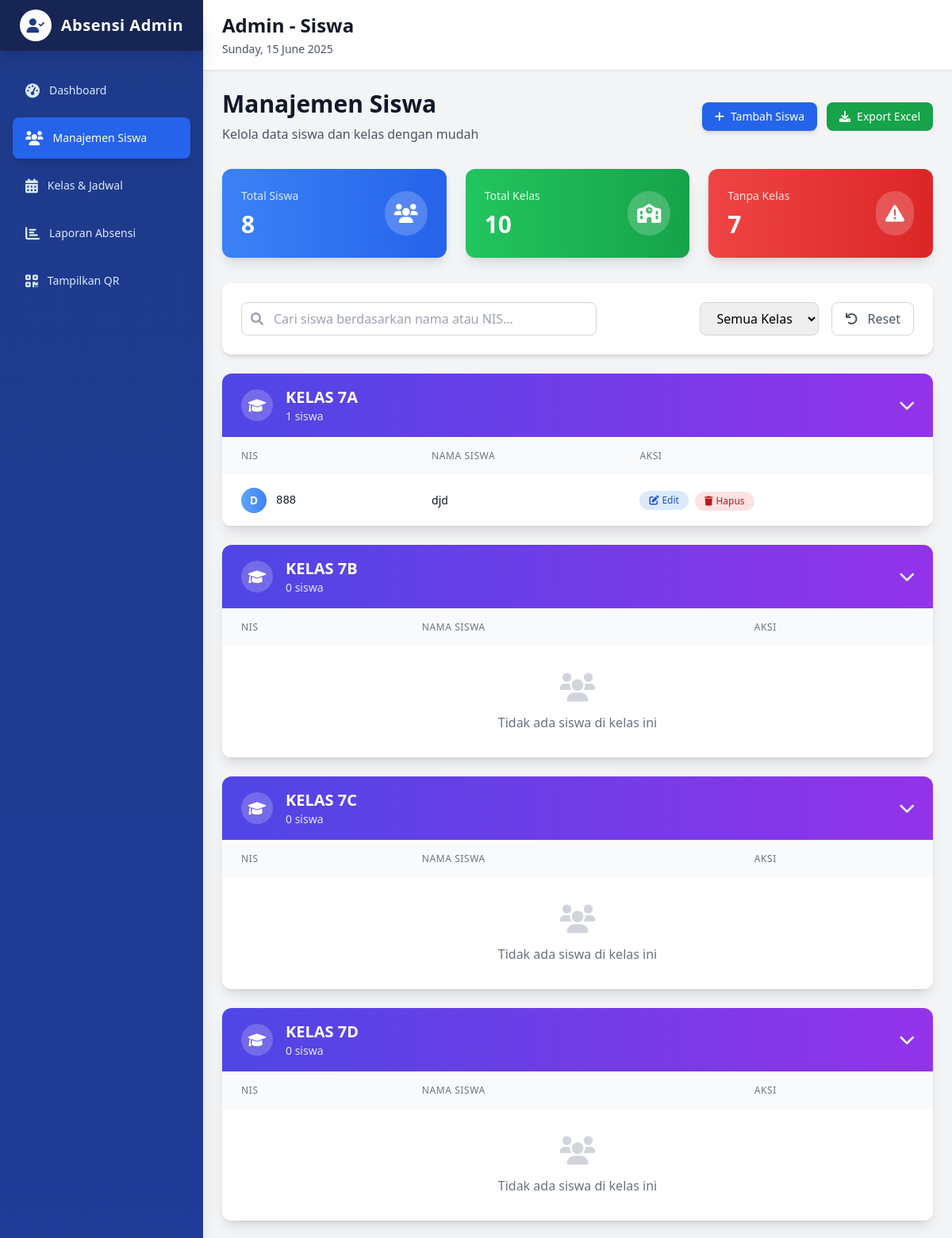
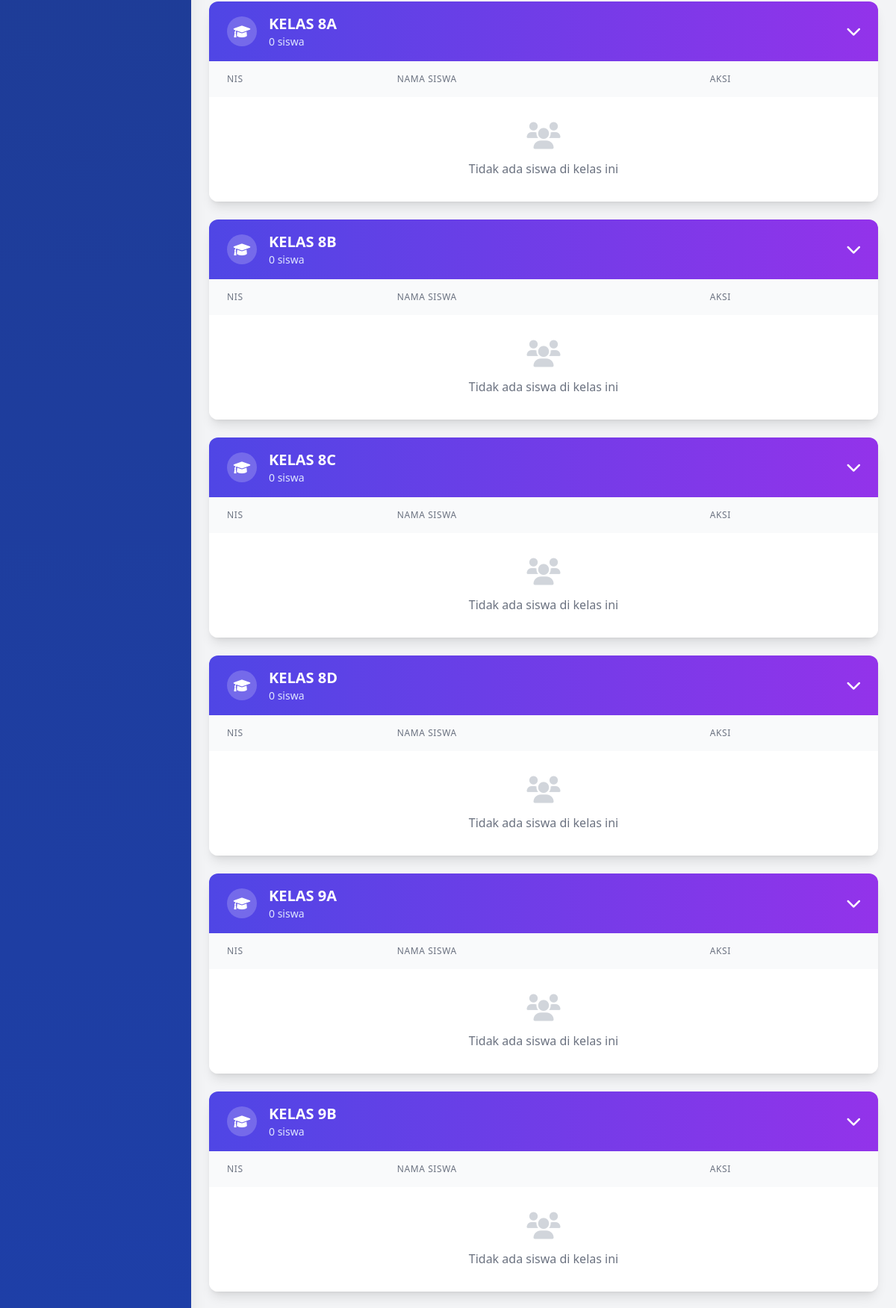
Page /public/admin.php?page=siswa (signed in, upper part) on the committed database (2 pictures, top to bottom).
### tables this page shows
CREATE TABLE `kelas` (
  `id` int(11) NOT NULL,
  `nama_kelas` varchar(100) NOT NULL,
  `jadwal_id` int(11) DEFAULT NULL
);

CREATE TABLE `siswa` (
  `id` int(11) NOT NULL,
  `nis` varchar(255) NOT NULL,
  `nama` varchar(255) NOT NULL,
  `kelas_id` int(11) DEFAULT NULL,
  `password` varchar(255) DEFAULT NULL
);

### app/views/admin_siswa.php (the view, shortened to what this page needs)
<?php
$stmt_kelas_dropdown = $pdo->query("SELECT id, nama_kelas FROM kelas ORDER BY nama_kelas ASC");
$daftar_kelas_dropdown = $stmt_kelas_dropdown->fetchAll();
?>
<div class="mb-8">
    <div class="flex items-center justify-between">
        <div>
            <h1 class="text-3xl font-bold text-gray-900 mb-2">Manajemen Siswa</h1>
            <p class="text-gray-600">Kelola data siswa dan kelas dengan mudah</p>
        </div>
        <div class="flex items-center space-x-3">
            <button onclick="toggleAddForm()" class="inline-flex items-center px-4 py-2 bg-blue-600 text-white text-sm font-medium rounded-lg hover:bg-blue-700 transition-colors duration-200 shadow-md">
                <i class="fas fa-plus mr-2"></i>
                Tambah Siswa
            </button>
            <button onclick="exportData()" class="inline-flex items-center px-4 py-2 bg-green-600 text-white text-sm font-medium rounded-lg hover:bg-green-700 transition-colors duration-200">
                <i class="fas fa-download mr-2"></i>
                Export Excel
            </button>
        </div>
    </div>
</div>
<div id="statsCards" class="grid grid-cols-1 md:grid-cols-3 gap-6 mb-8">
    <div class="bg-gradient-to-r from-blue-500 to-blue-600 rounded-xl shadow-lg p-6 text-white">
        <div class="flex items-center justify-between">
            <div>
                <p class="text-blue-100 text-sm font-medium">Total Siswa</p>
                <?php
                $total_siswa = $pdo->query("SELECT COUNT(*) FROM siswa")->fetchColumn();
                ?>
                <p class="text-3xl font-bold mt-2"><?php echo number_format($total_siswa); ?></p>
            </div>
            <div class="bg-white bg-opacity-20 rounded-full p-3">
                <i class="fas fa-users text-2xl"></i>
            </div>
        </div>
    </div>
    <div class="bg-gradient-to-r from-green-500 to-green-600 rounded-xl shadow-lg p-6 text-white">
        <div class="flex items-center justify-between">
            <div>
                <p class="text-green-100 text-sm font-medium">Total Kelas</p>
                <?php
                $total_kelas = $pdo->query("SELECT COUNT(*) FROM kelas")->fetchColumn();
                ?>
                <p class="text-3xl font-bold mt-2"><?php echo number_format($total_kelas); ?></p>
            </div>
            <div class="bg-white bg-opacity-20 rounded-full p-3">
                <i class="fas fa-school text-2xl"></i>
            </div>
        </div>
    </div>
    <div class="bg-gradient-to-r from-red-500 to-red-600 rounded-xl shadow-lg p-6 text-white">
        <div class="flex items-center justify-between">
            <div>
                <p class="text-red-100 text-sm font-medium">Tanpa Kelas</p>
                <?php
                $siswa_tanpa_kelas_count = $pdo->query("SELECT COUNT(*) FROM siswa WHERE kelas_id IS NULL")->fetchColumn();
                ?>
                <p class="text-3xl font-bold mt-2"><?php echo number_format($siswa_tanpa_kelas_count); ?></p>
            </div>
            <div class="bg-white bg-opacity-20 rounded-full p-3">
                <i class="fas fa-exclamation-triangle text-2xl"></i>
            </div>
        </div>
    </div>
</div>
<div class="bg-white rounded-xl shadow-md p-6 mb-6">
    <div class="flex flex-col md:flex-row md:items-center md:justify-between space-y-4 md:space-y-0">
        <div class="flex-1 max-w-md">
            <div class="relative">
                <div class="absolute inset-y-0 left-0 pl-3 flex items-center pointer-events-none">
                </div>
                <input type="text"
                       id="searchInput"
                       placeholder="Cari siswa berdasarkan nama atau NIS..."
                       class="block w-full pl-10 pr-3 py-2 border border-gray-300 rounded-lg focus:ring-2 focus:ring-blue-500 focus:border-transparent">
            </div>
        </div>
        <div class="flex items-center space-x-4">
            <select id="filterKelas" class="px-4 py-2 border border-gray-300 rounded-lg focus:ring-2 focus:ring-blue-500 focus:border-transparent">
                <option value="">Semua Kelas</option>
            </select>
            <button onclick="resetFilters()" class="px-4 py-2 text-gray-600 hover:text-gray-800 border border-gray-300 rounded-lg hover:bg-gray-50 transition-colors duration-200">
                <i class="fas fa-undo mr-2"></i>
                Reset
            </button>
        </div>
    </div>
</div>
<div class="space-y-6">
    <?php
    $stmt_kelas_utama = $pdo->query("SELECT id, nama_kelas FROM kelas ORDER BY nama_kelas ASC");
    $semua_kelas = $stmt_kelas_utama->fetchAll();
    foreach ($semua_kelas as $kelas):
    ?>
        <div class="bg-white rounded-xl shadow-lg overflow-hidden" data-kelas-id="<?php echo $kelas['id']; ?>">
            <div class="bg-gradient-to-r from-indigo-600 to-purple-600 px-6 py-4">
                <div class="flex items-center justify-between">
                    <div class="flex items-center">
                        <div class="w-10 h-10 bg-white bg-opacity-20 rounded-full flex items-center justify-center mr-4">
                            <i class="fas fa-graduation-cap text-white text-lg"></i>
                        </div>
                        <div>
                            <h3 class="text-xl font-bold text-white"><?php echo htmlspecialchars($kelas['nama_kelas']); ?></h3>
                            <?php
                            $siswa_count = $pdo->prepare("SELECT COUNT(*) FROM siswa WHERE kelas_id = ?");
                            $siswa_count->execute([$kelas['id']]);
                            $count = $siswa_count->fetchColumn();
                            ?>
                            <p class="text-indigo-100 text-sm"><?php echo $count; ?> siswa</p>
                        </div>
                    </div>
                    <button onclick="toggleClassTable(<?php echo $kelas['id']; ?>)" class="text-white hover:text-indigo-200 transition-colors duration-200">
                        <i class="fas fa-chevron-down text-xl transform transition-transform duration-200" id="chevron-<?php echo $kelas['id']; ?>"></i>
                    </button>
                </div>
            </div>
            <div class="overflow-x-auto" id="table-<?php echo $kelas['id']; ?>">
                <table class="w-full">
                    <thead class="bg-gray-50">
                        <tr>
                            <th class="px-6 py-4 text-left text-xs font-medium text-gray-500 uppercase tracking-wider">NIS</th>
                            <th class="px-6 py-4 text-left text-xs font-medium text-gray-500 uppercase tracking-wider">Nama Siswa</th>
                            <th class="px-6 py-4 text-left text-xs font-medium text-gray-500 uppercase tracking-wider">Aksi</th>
                        </tr>
                    </thead>
                    <tbody class="bg-white divide-y divide-gray-200">
                        <?php
                        $stmt_siswa_per_kelas = $pdo->prepare("SELECT id, nis, nama FROM siswa WHERE kelas_id = ? ORDER BY nama ASC");
                        $stmt_siswa_per_kelas->execute([$kelas['id']]);
                        $siswa_di_kelas = $stmt_siswa_per_kelas->fetchAll();
                        if (count($siswa_di_kelas) > 0):
                            foreach ($siswa_di_kelas as $index => $row):
                                $row_class = $index % 2 === 0 ? 'bg-white' : 'bg-gray-50';
                        ?>
                            <tr class="<?php echo $row_class; ?> hover:bg-blue-50 transition-colors duration-150 student-row" data-nama="<?php echo strtolower($row['nama']); ?>" data-nis="<?php echo $row['nis']; ?>" data-kelas-id="<?php echo $kelas['id']; ?>">
                                <td class="px-6 py-4 whitespace-nowrap">
                                    <div class="flex items-center">
                                        <div class="w-8 h-8 bg-gradient-to-r from-blue-400 to-blue-500 rounded-full flex items-center justify-center text-white text-sm font-bold mr-3">
                                            <?php echo strtoupper(substr($row['nama'], 0, 1)); ?>
                                        </div>
                                        <span class="text-sm font-mono font-medium text-gray-900"><?php echo htmlspecialchars($row['nis']); ?></span>
                                    </div>
                                </td>
                                <td class="px-6 py-4 whitespace-nowrap">
                                    <div class="text-sm font-medium text-gray-900"><?php echo htmlspecialchars($row['nama']); ?></div>
                                </td>
                                <td class="px-6 py-4 whitespace-nowrap">
                                    <div class="flex items-center space-x-2">
                                        <a href="admin.php?page=edit_siswa&id=<?php echo $row['id']; ?>"
                                           class="inline-flex items-center px-3 py-1 bg-blue-100 text-blue-700 text-xs font-medium rounded-full hover:bg-blue-200 transition-colors duration-200">
                                            <i class="fas fa-edit mr-1"></i>
                                            Edit
                                        </a>
                                        <form method="POST" action="../app/proses/proses_admin.php" class="inline" onsubmit="return confirmDelete('<?php echo htmlspecialchars($row['nama']); ?>')">
                                            <button type="submit"
                                                    class="inline-flex items-center px-3 py-1 bg-red-100 text-red-700 text-xs font-medium rounded-full hover:bg-red-200 transition-colors duration-200">
                                                <i class="fas fa-trash mr-1"></i>
                                                Hapus
                                            </button>
                                        </form>
                                    </div>
                                </td>
                            </tr>
                        <?php
                            endforeach;
                        else:
                        ?>
                            <tr>
                                <td colspan="3" class="px-6 py-8 text-center">
                                    <div class="flex flex-col items-center">
                                        <i class="fas fa-users text-4xl text-gray-300 mb-3"></i>
                                        <p class="text-gray-500">Tidak ada siswa di kelas ini</p>
                                    </div>
                                </td>
                            </tr>
                        <?php endif; ?>
                    </tbody>
                </table>
            </div>
        </div>
    <?php endforeach; ?>
</div>

### app/templates/header_admin.php (shortened to what this page needs)
<?php
$page = $_GET['page'] ?? 'dashboard';
?>
<!DOCTYPE html>
<html lang="id">
<head>
    <script src="https://cdn.tailwindcss.com"></script>
    <link rel="stylesheet" href="https://cdnjs.cloudflare.com/ajax/libs/font-awesome/6.0.0/css/all.min.css">
</head>
<body class="bg-gray-100 font-sans">
    <aside class="fixed inset-y-0 left-0 z-50 w-64 bg-gradient-to-b from-blue-900 to-blue-800 shadow-xl">
        <div class="flex items-center justify-center h-16 bg-blue-950 shadow-lg">
            <a href="admin.php?page=dashboard" class="flex items-center space-x-3">
                <div class="w-10 h-10 bg-white rounded-full flex items-center justify-center"><i class="fas fa-user-check text-blue-900 text-lg"></i></div>
                <h2 class="text-white text-xl font-bold tracking-wide">Absensi Admin</h2>
            </a>
        </div>
        <nav class="mt-6 px-4">
            <div class="space-y-2">
                <a href="admin.php?page=dashboard" class="group flex items-center px-4 py-3 text-sm font-medium rounded-lg transition-all duration-200 hover:bg-blue-700 <?php echo ($page === 'dashboard' ? 'bg-blue-600 text-white shadow-lg' : 'text-blue-100'); ?>"><i class="fas fa-tachometer-alt mr-3 text-lg"></i><span>Dashboard</span></a>
                <a href="admin.php?page=siswa" class="group flex items-center px-4 py-3 text-sm font-medium rounded-lg transition-all duration-200 hover:bg-blue-700 <?php echo ($page === 'siswa' || $page === 'edit_siswa' ? 'bg-blue-600 text-white shadow-lg' : 'text-blue-100'); ?>"><i class="fas fa-users mr-3 text-lg"></i><span>Manajemen Siswa</span></a>
                <a href="admin.php?page=kelas_jadwal" class="group flex items-center px-4 py-3 text-sm font-medium rounded-lg transition-all duration-200 hover:bg-blue-700 <?php echo ($page === 'kelas_jadwal' ? 'bg-blue-600 text-white shadow-lg' : 'text-blue-100'); ?>"><i class="fas fa-calendar-alt mr-3 text-lg"></i><span>Kelas & Jadwal</span></a>
                <a href="admin.php?page=laporan" class="group flex items-center px-4 py-3 text-sm font-medium rounded-lg transition-all duration-200 hover:bg-blue-700 <?php echo ($page === 'laporan' ? 'bg-blue-600 text-white shadow-lg' : 'text-blue-100'); ?>"><i class="fas fa-chart-bar mr-3 text-lg"></i><span>Laporan Absensi</span></a>
                <a href="admin.php?page=qr" class="group flex items-center px-4 py-3 text-sm font-medium rounded-lg transition-all duration-200 hover:bg-blue-700 <?php echo ($page === 'qr' ? 'bg-blue-600 text-white shadow-lg' : 'text-blue-100'); ?>"><i class="fas fa-qrcode mr-3 text-lg"></i><span>Tampilkan QR</span></a>
            </div>
        </nav>
    </aside>
    <main class="ml-64 min-h-screen">
        <header class="bg-white shadow-sm border-b border-gray-200 px-6 py-4">
            <div class="flex items-center justify-between">
                <div>
                    <h1 class="text-2xl font-bold text-gray-900"><?php echo isset($page_title) ? htmlspecialchars($page_title) : 'Dashboard'; ?></h1>
                    <p class="text-gray-600 text-sm mt-1"><?php echo date('l, d F Y'); ?></p>
                </div>
            </div>
        </header>
        <div class="p-6">

### public/admin.php (shortened to what this page needs)
<?php
require_once __DIR__ . '/../app/config.php';
$page = $_GET['page'] ?? 'dashboard';
$page_title = "Admin - " . ucfirst($page);
require_once __DIR__ . '/../app/templates/header_admin.php';
echo '<div class="admin-content">';
switch ($page) {
    case 'siswa':
        include __DIR__ . '/../app/views/admin_siswa.php';
        break;
}
echo '</div>';
require_once __DIR__ . '/../app/templates/footer_admin.php';
?>

### app/templates/footer_admin.php (shortened to what this page needs)
        </div>
    </main>
</body>
</html>

### rows in the picture
kelas: nama_kelas "KELAS 7A", count "1"
siswa: nama "D", nis "888", nama "djd"
kelas: nama_kelas "KELAS 7B", count "0", shows "Tidak ada siswa di kelas ini"
kelas: nama_kelas "KELAS 7C", count "0", shows "Tidak ada siswa di kelas ini"
kelas: nama_kelas "KELAS 7D", count "0", shows "Tidak ada siswa di kelas ini"
kelas: nama_kelas "KELAS 8A", count "0", shows "Tidak ada siswa di kelas ini"
kelas: nama_kelas "KELAS 8B", count "0", shows "Tidak ada siswa di kelas ini"
kelas: nama_kelas "KELAS 8C", count "0", shows "Tidak ada siswa di kelas ini"
kelas: nama_kelas "KELAS 8D", count "0", shows "Tidak ada siswa di kelas ini"
kelas: nama_kelas "KELAS 9A", count "0", shows "Tidak ada siswa di kelas ini"
kelas: nama_kelas "KELAS 9B", count "0", shows "Tidak ada siswa di kelas ini"

### other values in the picture
$page_title "Admin - Siswa"
$total_siswa "8"
$total_kelas "10"
$siswa_tanpa_kelas_count "7"
